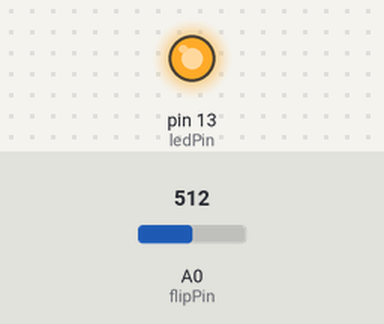
Simulated run of this sketch. Board: Arduino Uno, built with avr-gcc and run on an emulated ATmega328P. Parts: output pins drawn as LEDs (lit = HIGH). Inputs (shaded band) come from the test bench; at power-on: A0 (flipPin) = 512. The audio player accepts every command and is not drawn; what the sketch prints to the serial monitor is not drawn.

Above: at 0.1 s.
Timing chart, 0 to 1.6 s (numbered marks = the images above):
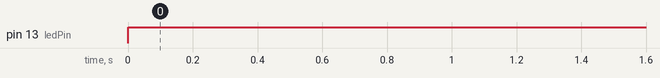

The sketch:

audiomomento.ino
```cpp
#include <Arduino.h>
#include <SoftwareSerial.h>
#include <DFMiniMp3.h>

int flipPin = A0;
int ledPin = 13;
float flipVal = 0.0;
bool flipState = false;
int flipCounter = 0;
int previousFlipCounterValue = 1;


class Mp3Notify
{
public:
  static void OnError(uint16_t errorCode)
  {
    // see DfMp3_Error for code meaning
    Serial.println();
    Serial.print("Com Error ");
    Serial.println(errorCode);
  }
  static void OnPlayFinished(uint16_t track)
  {
    Serial.print("Play finished for #");
    Serial.println(track);
  }
  static void OnCardOnline(uint16_t code)
  {
    Serial.println("Card online ");
  }
  static void OnCardInserted(uint16_t code)
  {
    Serial.println("Card inserted ");
  }
  static void OnCardRemoved(uint16_t code)
  {
    Serial.println("Card removed ");
  }
};

SoftwareSerial secondarySerial(10, 11); // RX, TX
DFMiniMp3<SoftwareSerial, Mp3Notify> mp3(secondarySerial);

void setup() {

  Serial.begin(115200);

  Serial.println("initializing...");

  mp3.begin();
  mp3.setVolume(40);
  mp3.setRepeatPlay(true);

  pinMode(flipPin, INPUT);
  pinMode(ledPin, OUTPUT);

  Serial.println("starting...");
}


void loop() {

  digitalWrite(ledPin, HIGH);
  Serial.print("Audio is ON");

  flipVal = analogRead (flipPin);

  if (flipVal < 200){
    flipVal = 0;
  }

  if (flipVal > 200) {
    if(flipState){
      flipCounter++;
      flipState = false;
    }
    else {
      flipState = true;
    }
  }

    Serial.print("; flipVal is ");
    Serial.print(flipVal);
    Serial.print("; flipCounter is ");
    Serial.print(flipCounter);
    Serial.print("; flipState is ");
    Serial.print(flipState);

    if (flipCounter == previousFlipCounterValue) {
      if (flipCounter % 2 != 0){
        mp3.start();
        Serial.println ("; Track 2 is playing");
        delay(1000);
        mp3.pause();
      }
      else{
        mp3.start();
        Serial.println("; Track 1 is playing");
        delay(1000);
        mp3.pause();
        }
    }
    else {
      if (flipCounter % 2 != 0){
        mp3.playMp3FolderTrack(2);
        Serial.println("; Track 2 is playing");
        previousFlipCounterValue = flipCounter;
        mp3.pause();
      }
      else{
        mp3.playMp3FolderTrack(1);
        Serial.println("; Track 1 is playing");
        previousFlipCounterValue = flipCounter;
        mp3.pause();
      }
   }
 }
```

Measured:
- by itself, pin 13 (ledPin): LOW → HIGH at 0.00 s
